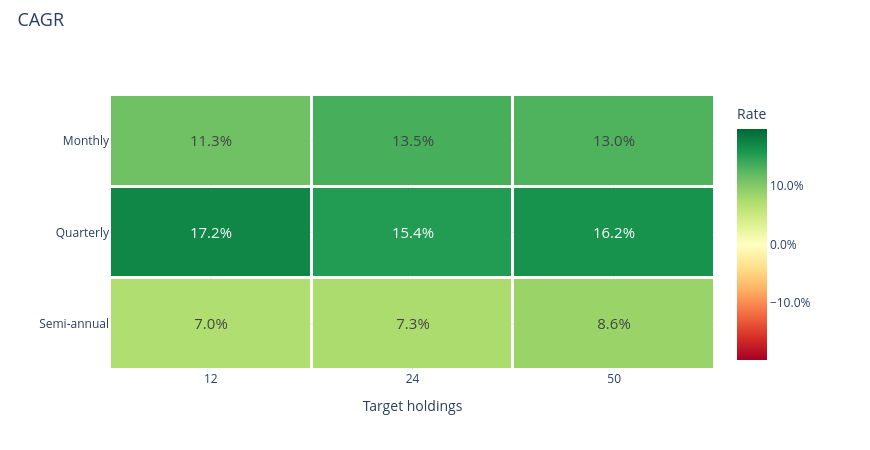

The notebook cell saved with this chart:
### Markdown cell above
### CAGR

### Code cell
research.heatmap('cagr')

### Figure 1 — Plotly figure (JSON) as saved in the notebook; plotly's stock layout.template omitted (floating-point values rounded to 4 significant figures)
{"data": [{"colorbar": {"tickformat": ".1%", "title": {"text": "Rate"}}, "colorscale": [[0.0, "rgb(165,0,38)"], [0.1, "rgb(215,48,39)"], [0.2, "rgb(244,109,67)"], [0.3, "rgb(253,174,97)"], [0.4, "rgb(254,224,139)"], [0.5, "rgb(255,255,191)"], [0.6, "rgb(217,239,139)"], [0.7, "rgb(166,217,106)"], [0.8, "rgb(102,189,99)"], [0.9, "rgb(26,152,80)"], [1.0, "rgb(0,104,55)"]], "text": [["11.3%", "13.5%", "13.0%"], ["17.2%", "15.4%", "16.2%"], ["7.0%", "7.3%", "8.6%"]], "textfont": {"size": 15}, "texttemplate": "%{text}", "type": "heatmap", "x": ["12", "24", "50"], "xgap": 3, "y": ["Monthly", "Quarterly", "Semi-annual"], "ygap": 3, "z": [[0.1126, 0.1346, 0.1302], [0.1723, 0.1539, 0.1617], [0.07018, 0.07348, 0.08646]], "zmax": 0.1971, "zmid": 0.0, "zmin": -0.1971}], "layout": {"height": 450, "hovermode": "closest", "legend": {"font": {"size": 12}, "itemclick": "toggle", "itemdoubleclick": "toggleothers", "x": 1.025, "y": 1}, "margin": {"b": 80, "l": 110, "r": 155, "t": 95}, "title": {"font": {"size": 18}, "text": "CAGR", "x": 0.02, "y": 0.97}, "width": 870, "xaxis": {"title": {"text": "Target holdings"}}, "yaxis": {"autorange": "reversed"}}}
